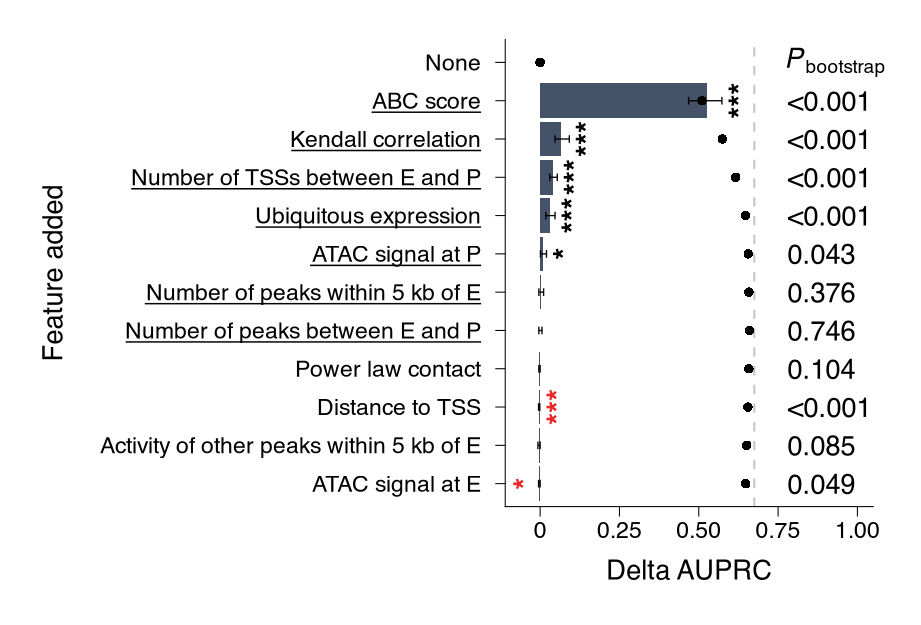

The R source for this figure:
# Fig 3a — forward feature selection for scE2G-Multiome: delta AUPRC from adding each feature.
#
# Values digitised from the published vector panel (figures/data/fig3a_values.csv). Anatomy:
#   * rows in selection order, "None" at the top; y title "Feature added"; features retained in the
#     final model are underlined (plotmath underline() in the axis labels);
#   * horizontal bars (#445369, 90 % of the 9.85 pt row pitch) = delta AUPRC, with a 95 % CI error
#     bar (0.32 pt, 2 pt caps); 2.3 pt black dot = cumulative AUPRC after adding the feature;
#   * grey dashed vertical at the final model's AUPRC (0.675);
#   * 7.5 pt significance stars rotated 90 deg beside the CI, bold, black for positive and red for negative
#     deltas (#E82829); exact bootstrap P in a right-hand column headed P_bootstrap;
#   * x axis 0-1 in quarters ("0", "0.25", ...), zero offset ~9 pt from the y axis; "Delta AUPRC".
#
#   Rscript figures/fig3a_features.R   # -> figures/fig3a_features.{pdf,png}
suppressPackageStartupMessages({ library(ggplot2); library(dplyr); library(readr); library(patchwork) })
source("R/theme_sce2g.R")
S <- sce2g$type$size_pt; N <- sce2g$color$neutral
txt <- function(size = S$tick_label) size / .pt
BAR <- "#445369"; FINAL <- 0.675

d <- read_csv("figures/data/fig3a_values.csv", col_types = cols(feature = col_character(), p = col_character(), stars = col_character(), star_side = col_character())) %>%
  mutate(row = n() + 1 - row_number(),                                     # top row = highest y
         negative = !is.na(delta) & delta < 0,
         star_x = ifelse(star_side == "L", pmin(lo, 0) - 0.045, pmax(hi, 0) + 0.055),   # ~0.05 clear of the CI, as in the paper
         star_col = ifelse(negative, N$significance_negative, "black"))
# label widths in mm, measured on the same renderer used for output (plotmath's underline() cannot
# be made as fine as the paper's 0.36 pt rule, so labels and rules are drawn by hand)
label_width_mm <- function(x, size) {
  f <- tempfile(fileext = ".png"); ragg::agg_png(f, width = 10, height = 10, units = "mm", res = 300); on.exit({ dev.off(); unlink(f) })
  vapply(x, function(s) grid::convertWidth(grid::stringWidth(s), "mm", valueOnly = TRUE), 1, USE.NAMES = FALSE) *
    size / 12   # stringWidth uses the default 12 pt fontsize (gpar fontfamily is picked up by the device default)
}
d <- d %>% mutate(w_mm = label_width_mm(feature, S$tick_label))
LAB_W <- 40   # label column width, mm (1 data unit = 1 mm in that panel)
p_lab <- ggplot(d) +
  geom_text(aes(x = -1.2, y = row, label = feature), hjust = 1, size = txt(), family = sce2g_font) +
  geom_segment(data = filter(d, in_model), aes(x = -1.2 - w_mm, xend = -1.2, y = row - 0.30, yend = row - 0.30), linewidth = pt_mm(.36)) +
  annotate("text", x = -LAB_W + 2.5, y = (nrow(d) + 1) / 2, label = "Feature added", angle = 90, size = txt(S$axis_title), family = sce2g_font) +
  coord_cartesian(xlim = c(-LAB_W, 0), ylim = c(0.4, nrow(d) + 0.6), expand = FALSE, clip = "off") +
  theme_void() + theme(plot.margin = margin(4, 0, 4, 0))

p <- ggplot(d, aes(y = row)) +
  geom_vline(xintercept = FINAL, colour = "#C6C6C6", linetype = "33", linewidth = pt_mm(.5)) +   # paper 2/2 pt; R dash unit is 0.75 pt
  geom_col(aes(x = delta), fill = BAR, width = 0.9, orientation = "y", na.rm = TRUE) +
  geom_errorbar(aes(xmin = lo, xmax = hi), width = 0.2, linewidth = pt_mm(.32), orientation = "y", na.rm = TRUE) +
  geom_point(aes(x = cum_auprc), size = 2.28 / .pt / 0.75, shape = 16, stroke = 0, colour = "black") +   # 2.3 pt disc, measured
  geom_text(data = filter(d, !is.na(stars), stars != ""), aes(x = star_x, label = stars, colour = star_col),
            angle = 90, fontface = "bold", size = 7.5 / .pt, family = sce2g_font) +
  geom_text(data = filter(d, !is.na(p)), aes(x = 0.78, label = p), hjust = 0, size = txt(S$axis_title), family = sce2g_font) +
  annotate("text", x = 0.77, y = max(d$row), label = "italic(P)[bootstrap]", parse = TRUE, hjust = 0, size = txt(S$axis_title), family = sce2g_font) +
  scale_colour_identity() +
  scale_x_continuous(breaks = seq(0, 1, .25), labels = c("0", "0.25", "0.50", "0.75", "1.00")) +
  scale_y_continuous(breaks = d$row, labels = NULL) +
  coord_cartesian(xlim = c(-0.11, 1.05), ylim = c(0.4, nrow(d) + 0.6), expand = FALSE, clip = "off") +   # 0.6 row above/below, measured
  labs(x = "Delta AUPRC", y = NULL) +
  theme_sce2g() +
  theme(axis.ticks.y = element_line(), plot.margin = margin(4, 6, 4, 0))
fig <- (p_lab | p) + plot_layout(widths = unit(c(LAB_W, 1), c("mm", "null")))

save_panel(fig, "figures/fig3a_features.pdf", width_mm = 78, height_mm = 53)
save_panel(fig, "figures/fig3a_features.png", width_mm = 78, height_mm = 53)
cat("wrote figures/fig3a_features.{pdf,png}\n")
